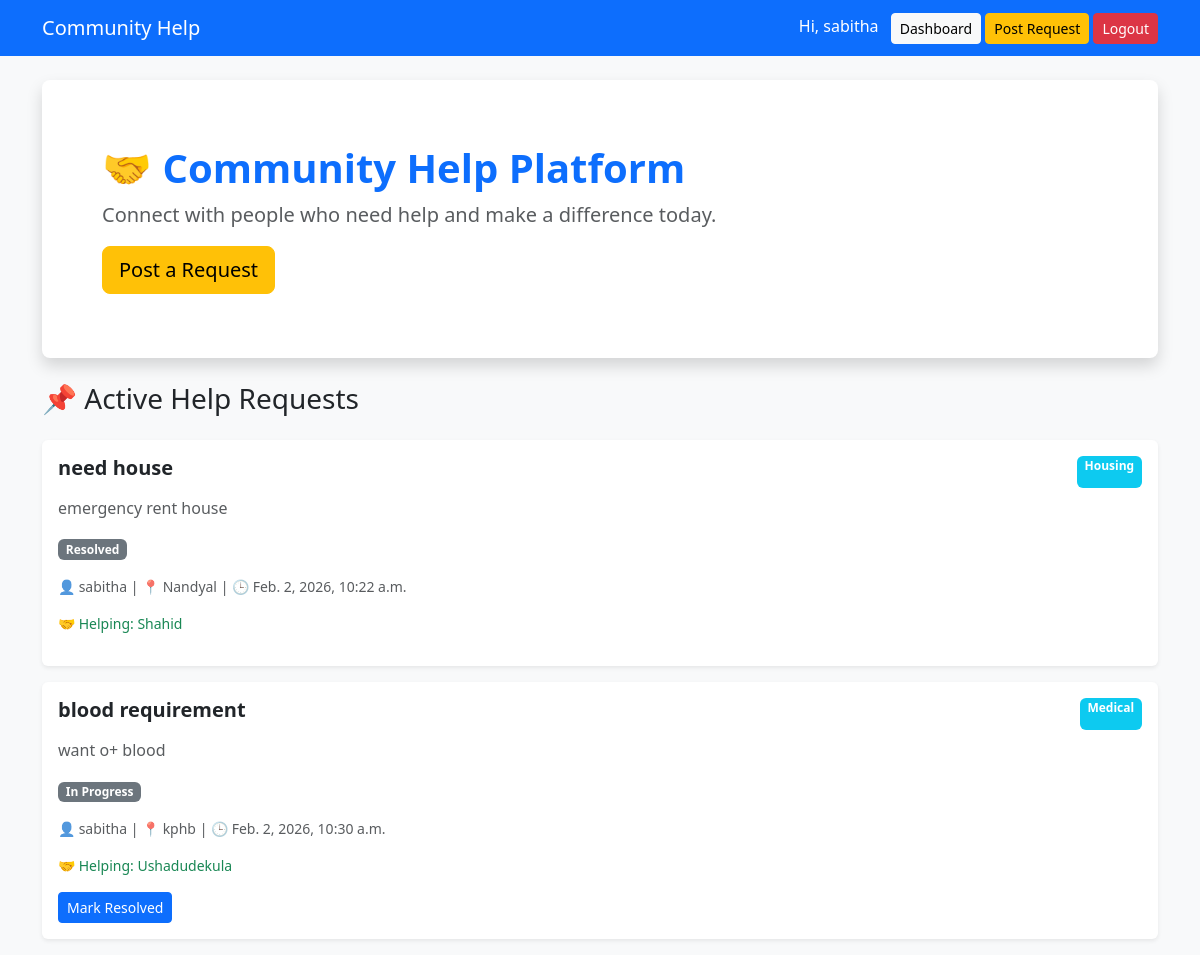
The app's page / (signed in) with its own data.
### help_requests/models.py (models this page shows, shortened)
class HelpRequest(models.Model):
    CATEGORY_CHOICES = [
        ('Medical', 'Medical'),
        ('Education', 'Education'),
        ('Job', 'Job'),
        ('Financial', 'Financial'),
        ('Food', 'Food'),
        ('Housing', 'Housing'),
        ('Transport', 'Transport'),
        ('Other', 'Other'),
    ]
    STATUS_CHOICES = [
        ('Open', 'Open'),
        ('In Progress', 'In Progress'),
        ('Resolved', 'Resolved'),
        ('Closed', 'Closed'),
    ]
    user = models.ForeignKey(
        User,
        on_delete=models.CASCADE,
        related_name='requests'
    )
    title = models.CharField(max_length=200)
    description = models.TextField()
    category = models.CharField(
        max_length=100,
        choices=CATEGORY_CHOICES
    )
    location = models.CharField(max_length=150)
    status = models.CharField(
        max_length=50,
        choices=STATUS_CHOICES,
        default='Open'
    )
    helper = models.ForeignKey(
        User,
        on_delete=models.SET_NULL,
        null=True,
        blank=True,
        related_name='helped_requests'
    )
    created_at = models.DateTimeField(auto_now_add=True)

### help_requests/views.py (the view)
# urls.py: path('', views.help_request_list, name='help_list'),
def help_request_list(request):
    requests = HelpRequest.objects.all()
    return render(request, 'help_requests/help_request_list.html', {
        'requests': requests
    })

### help_requests/templates/help_requests/help_request_list.html (shortened to what this page needs)
{% extends 'help_requests/base.html' %}
{% block content %}
<div class="p-5 mb-4 bg-white rounded-3 shadow">
    <div class="container-fluid py-3">
        <h1 class="display-6 fw-bold text-primary">
            🤝 Community Help Platform
        </h1>
        <p class="col-md-8 fs-5 text-muted">
            Connect with people who need help and make a difference today.
        </p>
        {% if user.is_authenticated %}
        <a href="/add/" class="btn btn-warning btn-lg">
            Post a Request
        </a>
        {% else %}
        <a href="/register/" class="btn btn-success btn-lg">
            Join Now
        </a>
        {% endif %}
    </div>
</div>
<h3 class="mb-4">📌 Active Help Requests</h3>
{% for req in requests %}
<div class="card mb-3 shadow-sm border-0">
    <div class="card-body">
        <div class="d-flex justify-content-between">
            <h5 class="fw-bold text-dark">
                {{ req.title }}
            </h5>
            <span class="badge bg-info">
                {{ req.category }}
            </span>
        </div>
        <p class="text-muted mt-2">
            {{ req.description }}
        </p>
        <p>
            <span class="badge bg-secondary">
                {{ req.status }}
            </span>
        </p>
        <p class="small text-muted">
            👤 {{ req.user.username }}
            |
            📍 {{ req.location }}
            |
            🕒 {{ req.created_at }}
        </p>
        {% if req.helper %}
        <p class="text-success small">
            🤝 Helping: {{ req.helper.username }}
        </p>
        {% endif %}
        <div class="mt-3">
        {% if user.is_authenticated %}
            {% if req.user == user and req.status == "In Progress" %}
                <a href="/resolve/{{ req.id }}/"
                   class="btn btn-sm btn-primary">
                   Mark Resolved
                </a>
            {% endif %}
        {% endif %}
        </div>
    </div>
</div>
{% empty %}
<div class="alert alert-warning">
    No help requests available.
</div>
{% endfor %}
{% endblock %}

### help_requests/templates/help_requests/base.html (shortened to what this page needs)
<!DOCTYPE html>
<html>
<head>
    <link href="https://cdn.jsdelivr.net/npm/bootstrap@5.3.2/dist/css/bootstrap.min.css"
          rel="stylesheet">
</head>
<body class="bg-light">
<nav class="navbar navbar-expand-lg navbar-dark bg-primary">
    <div class="container">
        <a class="navbar-brand" href="/">Community Help</a>
        <div>
        {% if user.is_authenticated %}
            <span class="text-white me-2">
                Hi, {{ user.username }}
            </span>
<a href="/dashboard/" class="btn btn-light btn-sm">
    Dashboard
</a>
<a href="/add/" class="btn btn-warning btn-sm">
    Post Request
</a>
            <form action="/accounts/logout/" method="post" style="display:inline;">
                <button type="submit" class="btn btn-danger btn-sm">
                    Logout
                </button>
            </form>
        {% endif %}
        </div>
    </div>
</nav>
<div class="container mt-4">
    {% block content %}
    {% endblock %}
</div>
</body>
</html>

### records on screen
HelpRequest: title "need house", category "Housing", description "emergency rent house", status "Resolved", user.username "sabitha", location "Nandyal", created_at "Feb. 2, 2026, 10:22 a.m.", helper.username "Shahid"
HelpRequest: title "blood requirement", category "Medical", description "want o+ blood", status "In Progress", user.username "sabitha", location "kphb", created_at "Feb. 2, 2026, 10:30 a.m.", helper.username "Ushadudekula"

### other values on screen
{{ user.username }} "sabitha"
